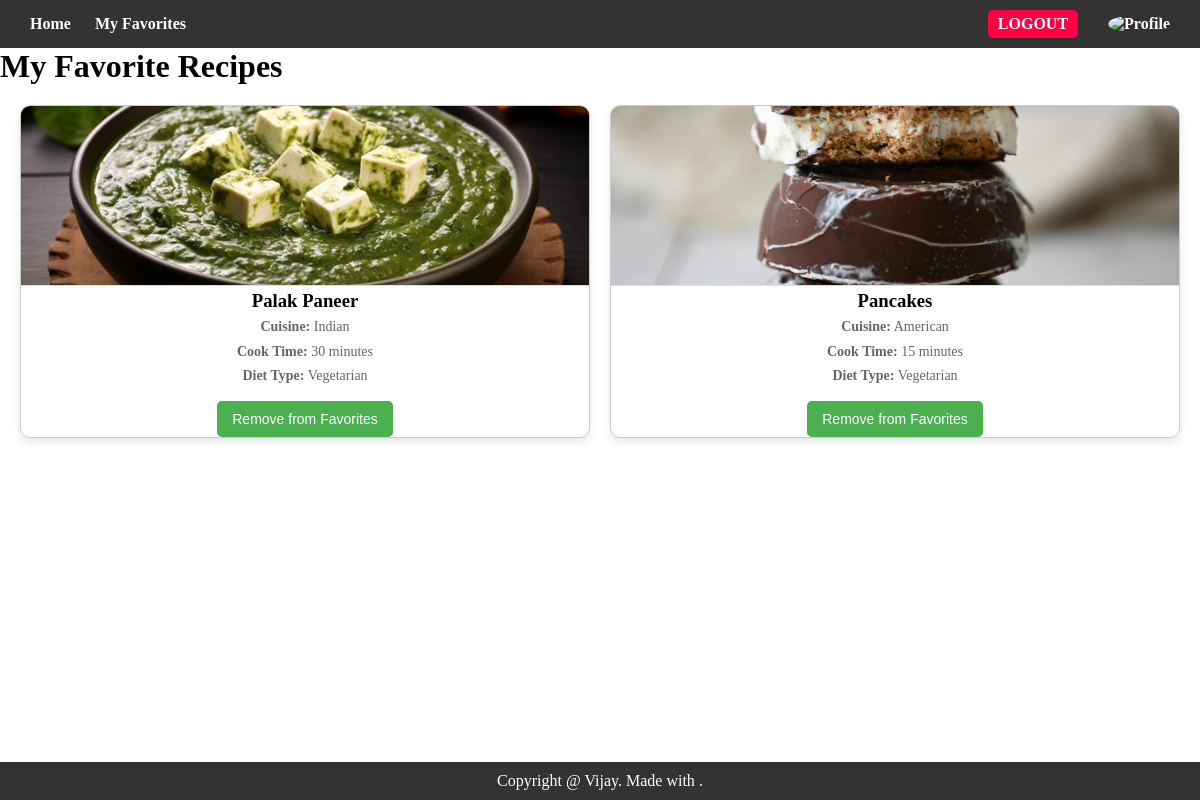
The page /favorites.php (signed in) on the database its author committed.
### tables this page shows
CREATE TABLE `recipes` (
  `id` int(11) NOT NULL,
  `name` varchar(100) NOT NULL,
  `ingredients` text NOT NULL,
  `steps` text NOT NULL,
  `image` varchar(255) DEFAULT NULL,
  `cuisine` varchar(50) DEFAULT NULL,
  `cook_time` int(11) DEFAULT NULL,
  `diet_type` varchar(50) DEFAULT NULL
);

### favorites.php (the view, shortened to what this page needs)
<?php
include "config.php";
$user_id = $_SESSION['user_id'];
$sql_user = "SELECT name, email, profile_picture FROM users WHERE id = '$user_id'";
$user_result = $conn->query($sql_user);
if ($user_result->num_rows > 0) {
    $user = $user_result->fetch_assoc();
    $profile_picture = $user['profile_picture'] ?: 'uploads/default_avatar.png';
} else {
    $profile_picture = 'uploads/default_avatar.png';
    die("User not found.");
}
$sql = "SELECT r.id, r.name, r.image, r.cuisine, r.cook_time, r.diet_type
        FROM recipes r
        INNER JOIN user_favorites uf ON r.id = uf.recipe_id
        WHERE uf.user_id = '$user_id'";
$result = $conn->query($sql);
?>
<!DOCTYPE html>
<html lang="en">
<head>
    <link rel="stylesheet" href="css/styles.css">
</head>
<body>
    <div class="navbar">
        <div class="left-links">
            <a href="index.php">Home</a>
            <a href="favorites.php">My Favorites</a>
        </div>
        <div class="right-links">
            <a href="logout.php" class="logout-button">Logout</a>
            <a href="profile.php">
                <img src="<?= htmlspecialchars($profile_picture) ?>" alt="Profile" class="profile-logo">
            </a>
        </div>
    </div>
    <div id="content">
        <h1>My Favorite Recipes</h1>
        <div class="recipe-container">
            <?php
            if ($result->num_rows > 0) {
                while ($row = $result->fetch_assoc()) {
                    echo '<div class="recipe-card">';
                    echo '<img src="' . $row['image'] . '" alt="' . $row['name'] . '">';
                    echo '<h3><a href="recipe_details.php?id=' . $row['id'] . '">' . $row['name'] . '</a></h3>';
                    echo '<p><strong>Cuisine:</strong> ' . $row['cuisine'] . '</p>';
                    echo '<p><strong>Cook Time:</strong> ' . $row['cook_time'] . ' minutes</p>';
                    echo '<p><strong>Diet Type:</strong> ' . $row['diet_type'] . '</p>';
                    echo '<form action="" method="POST">';
                    echo '<button type="submit" name="remove">Remove from Favorites</button>';
                    echo '</form>';
                    echo '</div>';
                }
            } else {
                echo "<p>You have no favorite recipes yet. <a href='recipes.php' style='text-decoration : none;'>Browse Recipes</a></p>";
            }
            ?>
        </div>
    </div>
    <div id="footer">
        <div class="copy-right">
            <p>Copyright @ Vijay. Made with <i class="fa-sharp fa-solid fa-heart"></i> .</p>
        </div>
    </div>
</body>
</html>

### css/styles.css (style rules this page uses)
* { margin: 0; padding: 0; box-sizing: border-box; }
html, body { height: 100%; scroll-behavior: smooth; }
body { margin: 0px; padding: 0px; display: flex; flex-direction: column; justify-content: space-between; }
.navbar { display: flex; justify-content: space-between; align-items: center; padding: 10px 20px; background-color: #333; color: white; position: sticky; top: 0; z-index: 1000; }
.navbar a { position: relative; color: white; text-decoration: none; margin: 0 10px; font-weight: bold; }
.navbar .left-links a::after { content: ""; position: absolute; left: 0; bottom: -2px; width: 0; height: 2px; background-color: white; transition: width 0.3s ease; }
.navbar .left-links a { position: relative; color: white; text-decoration: none; margin: 0 10px; font-weight: bold; }
.navbar .right-links { display: flex; align-items: center; }
.navbar .profile-logo { width: 40px; height: 40px; border-radius: 50%; margin-left: 10px; cursor: pointer; }
.navbar .logout-button { padding: 5px 10px; background-color: #f04; border: none; border-radius: 5px; color: white; cursor: pointer; text-transform: uppercase; }
.recipe-container { display: grid; grid-template-columns: repeat(auto-fit, minmax(250px, 1fr)); gap: 20px; margin: 20px 0; padding: 0 20px; }
.recipe-container a { text-decoration: none; }
.recipe-card { background-color: #fff; border: 1px solid #ccc; border-radius: 10px; box-shadow: 0 4px 8px rgba(0, 0, 0, 0.1); overflow: hidden; text-align: center; transition: transform 0.2s, box-shadow 0.2s; }
.recipe-card img { width: 100%; height: 180px; object-fit: cover; border-bottom: 1px solid #ddd; }
.recipe-card a { text-decoration: none; color: black; }
.recipe-card p { font-size: 14px; color: #666; margin: 5px 0; line-height: 1.4; }
.recipe-card button { background-color: #4CAF50; color: white; border: none; border-radius: 5px; padding: 10px 15px; font-size: 14px; cursor: pointer; margin-top: 10px; transition: background-color 0.3s, transform 0.2s; }
.logout-button { display: inline-block; padding: 10px 15px; background-color: #FF4B4B; color: white; text-decoration: none; border-radius: 5px; font-size: 16px; margin: 20px; transition: background-color 0.3s, transform 0.2s; }
button { display: inline-block; padding: 10px 20px; background-color: #ff5722; color: white; font-size: 1em; border: none; border-radius: 4px; cursor: pointer; }
#content { flex: 1; }
#footer { background-color: #333; color: white; text-align: center; padding: 10px 20px; width: 100%; }

### rows shown on the page
recipes: image (picture), name "Palak Paneer", cuisine "Indian", cook_time "30", diet_type "Vegetarian"
recipes: image (picture), name "Pancakes", cuisine "American", cook_time "15", diet_type "Vegetarian"
